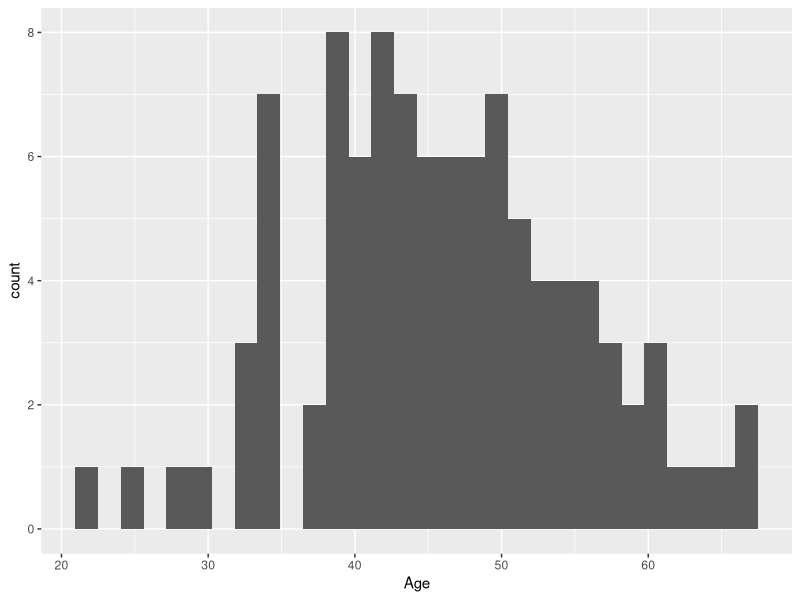

Source code (R):
# write code that loads data from a file
# the data is stored in the dat object
# the code should produce several plots of the variables stored in the dat object

library(here)
library(tidyverse)

# load data
dat <- read.csv(here::here("data","syn_dat.csv"))

# make a summary table of the data stored in the dat object
summary(dat)

# make a histogram of the Age variable
ggplot(dat, aes(x = Age)) + geom_histogram()

# make a scatter plot of BloodPressure versus Age, stratified by Gender

